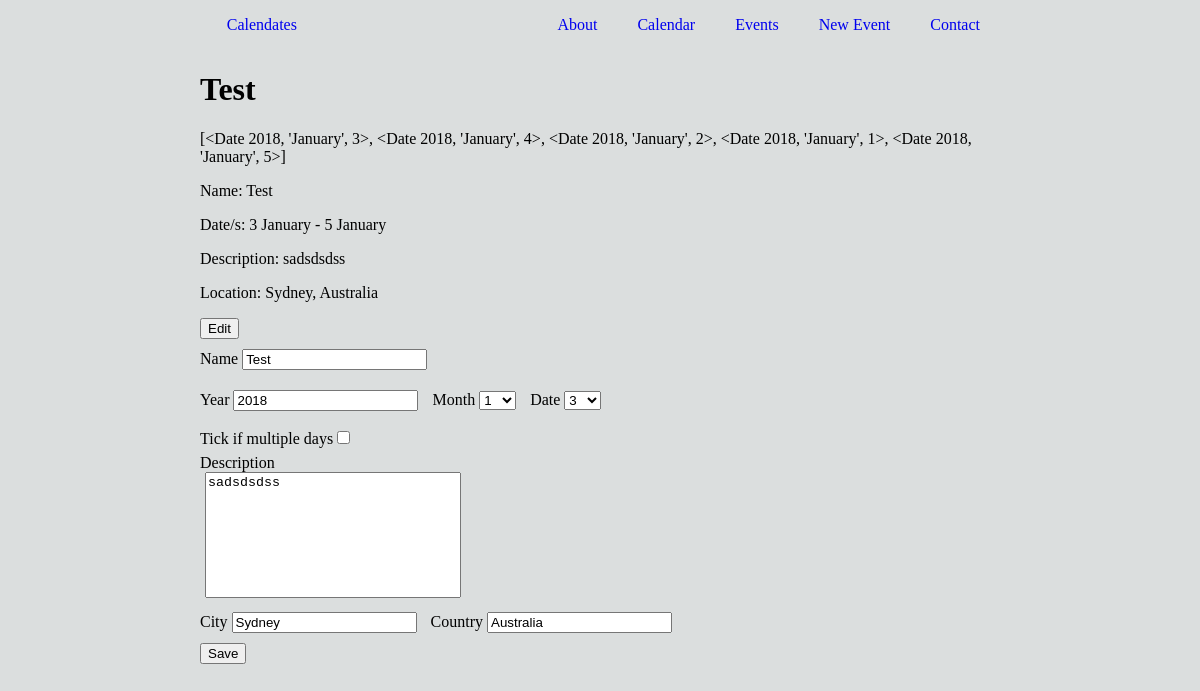
/calendates/events/21/, run on the app's committed database.
### database_setup.py (models this page shows, shortened)
class Event(db.Model):
	__tablename__ = 'event'
	id = db.Column(db.Integer, primary_key=True)
	name = db.Column(db.String(100), nullable=False)
	description = db.Column(db.String(1000))
	country = db.Column(db.String(50))
	city = db.Column(db.String(50))

class Date(db.Model):
	__tablename__ = 'date'
	id = db.Column(db.Integer, primary_key=True)
	year = db.Column(db.Integer) #?? nullable since some events may not know exact date yet
	month = db.Column(db.Integer)
	month_name = db.Column(db.String(9))
	date = db.Column(db.Integer)
	day = db.Column(db.String(8))
	events = db.relationship('Event', secondary=events_dates, lazy='subquery', backref=db.backref('dates'))
	def __repr__(self):
		return '<Date %r, %r, %r>' % (self.year, self.month_name, self.date)

### project.py (the view)
@app.route('/calendates/events/<int:event_id>/', methods=['GET', 'POST'])
def eventInfo(event_id):
	event = Event.query.filter_by(id=event_id).one()
	if request.method == 'POST':
		if request.form['name']:
			event.name = request.form['name']
			event.description = request.form['description']
			event.country = request.form['country']
			event.city = request.form['city']
			year = int(request.form['year'])
			month = int(request.form['month'])
			date = int(request.form['date'])
			dateStart = Date.query.filter_by(year=year, month=month, date=date).one()
			newDates = []
			if dateStart: #make sure date is in database
				if request.form.get('multiple-days'): #change multiple dates
					yearEnd = int(request.form['year-end'])
					monthEnd = int(request.form['month-end'])
					dateEnd = int(request.form['date-end'])
					dateIsAfter = checkDates(year, month, date, yearEnd, monthEnd, dateEnd)
					if dateIsAfter:
						allSame = False
						while not allSame:
							newDate = Date.query.filter_by(year=year, month=month, date=date).one()
							newDates.append(newDate)
							if (year==yearEnd and month==monthEnd and date==dateEnd):
								allSame = True
							else:
								year, month, date = getNextDate(year, month, date)
						event.dates = [] #needed to get rid of all dates, otherwise if overlap will cause dates not to be in order.
						event.dates = newDates
					else:
						print "You need to make sure the 2nd date is after the first"
				else: #just change 1 date
					print "multiple days not ticked"
					newDates.append(dateStart)
					event.dates = newDates
			else:
				print "date not found, try a proper date. date not changed"
			db.session.add(event)
			db.session.commit()
			return redirect(url_for('events'))
		else:
			print "Event must have a name"
			return
	else:
		return render_template('eventinfo.html', event=event)

### templates/eventinfo.html (shortened to what this page needs)
{% extends "layout.html" %}
{% block head %}
	{{ super() }}
{% endblock %}
{% block heading %} {{event.name}} {% endblock %}
{% block main %}
	<div id="event-info-wrapper">
		<div>{{event.dates}}
			<p>Name: {{event.name}}</p>
			<p>
				Date/s: {{event.dates[0].date}} {{event.dates[0].month_name}}
				{% if event.dates[1] %}
				 - {{event.dates[-1].date}} {{event.dates[-1].month_name}}
				{% endif %}
			</p>
			<p>Description: {{event.description}}</p>
			{% if event.city or event.country %}
			<p>Location: {% if event.city %}{{event.city}}, {% endif %}{{event.country}}</p>
			{% endif %}
		</div>
		<button type="button">Edit</button>
		<form action="{{url_for('eventInfo', event_id=event.id)}}" method="post" id="edit-event">
			<div>
				<label for="name">Name</label>
				<input type="text" name="name" value="{{event.name}}">
			</div>
			<div>
				<label for="year">Year</label>
				<input type="number" name="year" maxlength="4" value="{{event.dates[0].year}}">
				<label for="month">Month</label>
				<select name="month">
					{% if event.dates[0].month %}
					<option value="{{event.dates[0].month}}">{{event.dates[0].month}}</option>
					{% endif %}
				</select>
				<label for="date">Date</label>
				<select name="date">
					{% for x in range(1,32) %}
					{% if event.dates[0].date == (x) %}
					<option value="{{(x)}}" selected>{{(x)}}</option>
					{% else %}
					<option value="{{(x)}}">{{(x)}}</option>
					{% endif %}
					{% endfor %}
				</select>
			</div>
			<div>
				Tick if multiple days <input type="checkbox" name="multiple-days" id="end-date-checkbox">
			</div>
			<div>
				<div>Description</div>
				<textarea name="description" form="edit-event" maxlength="1000">{{event.description}}</textarea>
			</div>
			<div>
				<label for="city">City</label>
				<input type="text" name="city" value="{{event.city}}">
				<label for="country">Country</label>
				<input type="text" name="country" value="{{event.country}}">
			</div>
			<button>Save</button>
		</form>
	</div>
{% endblock %}

### static/style.css (style rules this page uses)
html, body { margin: 0; padding: 0; background-color: #DBDEDE; }
label { width: 100px; }
input, select { margin: 10px 10px 10px 0; }
textarea { width: 250px; height: 120px; resize: none; margin-left: 5px; }

### data on the page
Event: name "Test", description "sadsdsdss", city "Sydney", country "Australia"
Date: dates "[<Date 2018, 'January', 3>, <Date 2018, 'January', 4>, <Date 2018, 'January', 2>, <Date 2018, 'January', 1>, <Date 2018, 'January', 5>]", date "3", month_name "January", year "2018", month "1"
Date: date "5", month_name "January"
